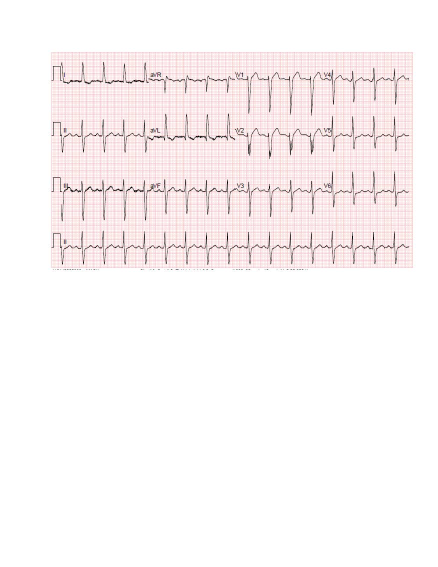
#> input picture ECG/COVID/Binder1_Page_001.jpg, 876 x 1133 px, found by its file name (shown at 1/2 size); its folder holds 4 pictures in this run
$ python Feature_Extraction.py
#> lines starting #> are read from the running program, lines starting #| are printed output that depends on the picture
import cv2
import os
import numpy as np
from sklearn.cluster import KMeans
from sklearn.preprocessing import StandardScaler
import joblib  # For saving k-means model

# Initialize SIFT detector
sift = cv2.SIFT_create()

# Path to your dataset
covid_path = "ECG/COVID"
non_covid_path = "ECG/NORMAL"

# File paths for saved features
bovw_features_path = "ECG/bovw_features.npy"
labels_path = "ECG/labels.npy"
kmeans_model_path = "ECG/kmeans_model.pkl"
scaler_path = "ECG/scaler.pkl"

def extract_sift_features(image_path):
    """Extracts SIFT keypoints and descriptors from an image."""
#> called with image_path = 'ECG/COVID/Binder1_Page_001.jpg'
    image = cv2.imread(image_path, cv2.IMREAD_GRAYSCALE)
#> image: shape (1133, 876); min 0, max 255, mean 247.2
    if image is None:
        print(f"Error loading image: {image_path}")
        return None
    _, descriptors = sift.detectAndCompute(image, None)
    return descriptors

# Check if saved features exist
if os.path.exists(bovw_features_path) and os.path.exists(labels_path) and os.path.exists(kmeans_model_path):
    print("Loading precomputed features and K-Means model...")

    X = np.load(bovw_features_path)
    y = np.load(labels_path)
    kmeans = joblib.load(kmeans_model_path)
    scaler = joblib.load(scaler_path)

else:
    print("Extracting SIFT features from dataset...")

    # Extract features from dataset
    covid_features = [extract_sift_features(os.path.join(covid_path, f)) for f in os.listdir(covid_path)]
#> call 2 of extract_sift_features, with image_path = 'ECG/COVID/Binder1_Page_002.jpg'
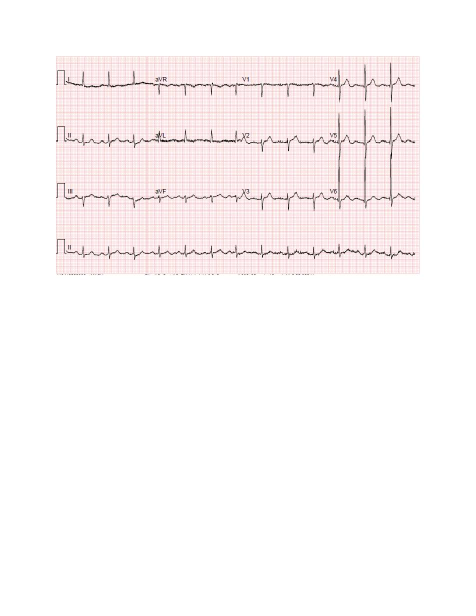
#> input picture ECG/COVID/Binder1_Page_002.jpg, 952 x 1232 px, found by its file name (shown at 1/2 size)
#> call 3 of extract_sift_features, with image_path = 'ECG/COVID/Binder1_Page_004.jpg'
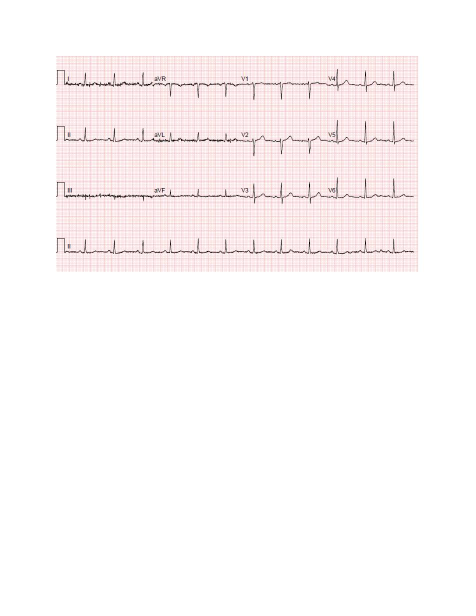
#> input picture ECG/COVID/Binder1_Page_004.jpg, 952 x 1232 px, found by its file name (shown at 1/2 size)
#> call 4 of extract_sift_features, with image_path = 'ECG/COVID/Binder1_Page_005.jpg'
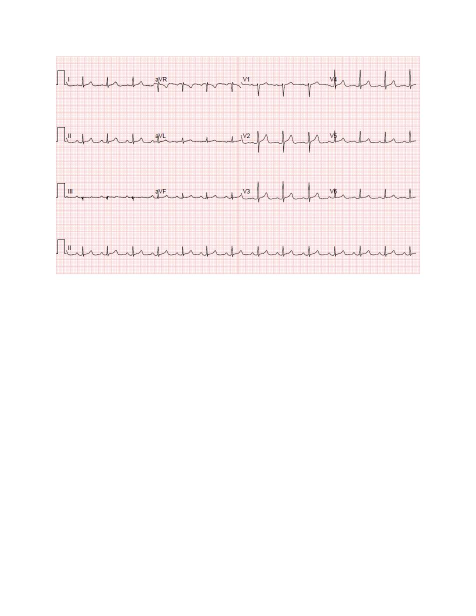
#> input picture ECG/COVID/Binder1_Page_005.jpg, 952 x 1232 px, found by its file name (shown at 1/2 size)
#> (the run stopped early here; a loop or call above may not have finished)
